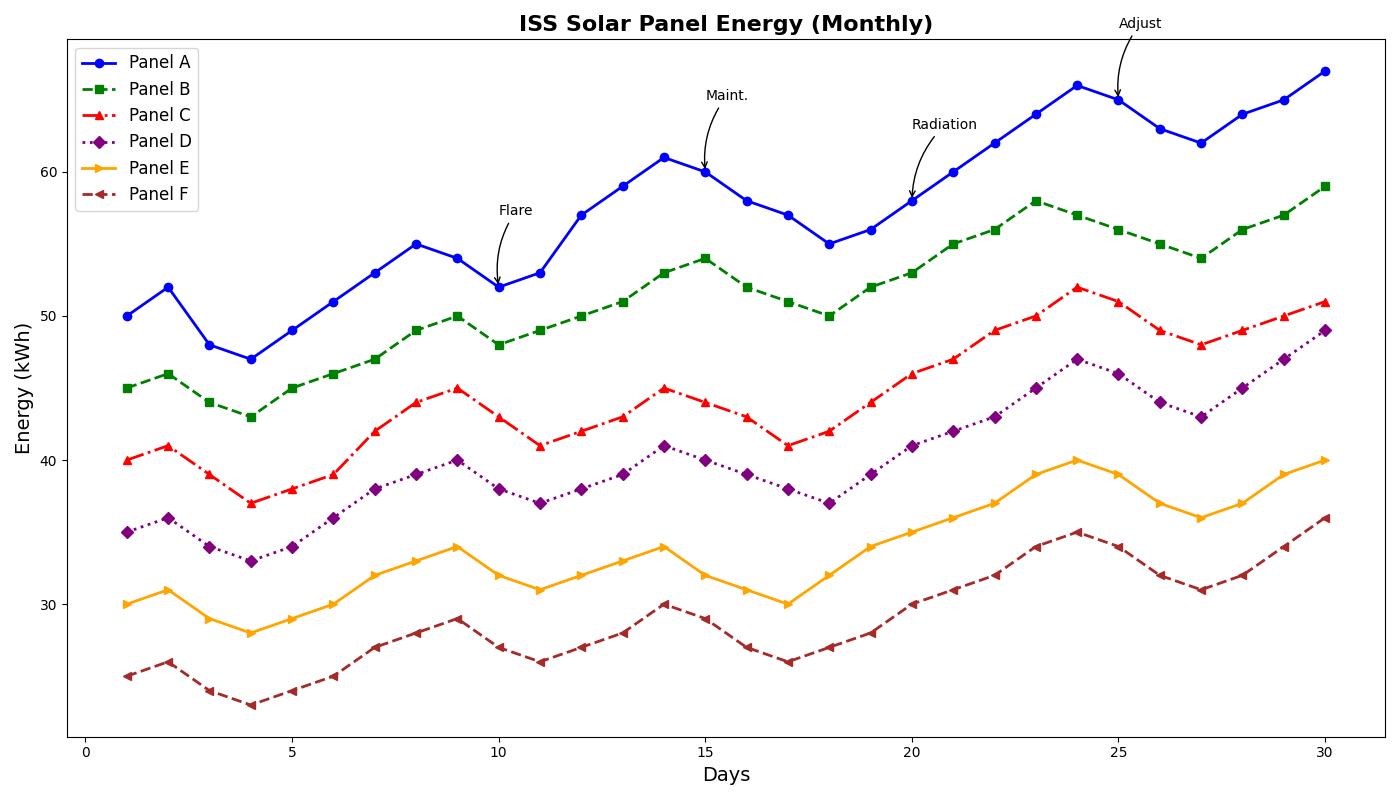

This chart was generated by the following Python code:
import matplotlib.pyplot as plt
import numpy as np

days = np.arange(1, 31)

panel_A = [50, 52, 48, 47, 49, 51, 53, 55, 54, 52, 53, 57, 59, 61, 60, 58, 57, 55, 56, 58, 60, 62, 64, 66, 65, 63, 62, 64, 65, 67]
panel_B = [45, 46, 44, 43, 45, 46, 47, 49, 50, 48, 49, 50, 51, 53, 54, 52, 51, 50, 52, 53, 55, 56, 58, 57, 56, 55, 54, 56, 57, 59]
panel_C = [40, 41, 39, 37, 38, 39, 42, 44, 45, 43, 41, 42, 43, 45, 44, 43, 41, 42, 44, 46, 47, 49, 50, 52, 51, 49, 48, 49, 50, 51]
panel_D = [35, 36, 34, 33, 34, 36, 38, 39, 40, 38, 37, 38, 39, 41, 40, 39, 38, 37, 39, 41, 42, 43, 45, 47, 46, 44, 43, 45, 47, 49]
panel_E = [30, 31, 29, 28, 29, 30, 32, 33, 34, 32, 31, 32, 33, 34, 32, 31, 30, 32, 34, 35, 36, 37, 39, 40, 39, 37, 36, 37, 39, 40]
panel_F = [25, 26, 24, 23, 24, 25, 27, 28, 29, 27, 26, 27, 28, 30, 29, 27, 26, 27, 28, 30, 31, 32, 34, 35, 34, 32, 31, 32, 34, 36]

fig, ax1 = plt.subplots(figsize=(14, 8))

ax1.plot(days, panel_A, color='blue', marker='o', linestyle='-', linewidth=2, label='Panel A')
ax1.plot(days, panel_B, color='green', marker='s', linestyle='--', linewidth=2, label='Panel B')
ax1.plot(days, panel_C, color='red', marker='^', linestyle='-.', linewidth=2, label='Panel C')
ax1.plot(days, panel_D, color='purple', marker='D', linestyle=':', linewidth=2, label='Panel D')
ax1.plot(days, panel_E, color='orange', marker='>', linestyle='-', linewidth=2, label='Panel E')
ax1.plot(days, panel_F, color='brown', marker='<', linestyle='--', linewidth=2, label='Panel F')

plt.title('ISS Solar Panel Energy (Monthly)', fontsize=16, fontweight='bold')
plt.xlabel('Days', fontsize=14)
plt.ylabel('Energy (kWh)', fontsize=14)
plt.legend(fontsize=12)

important_days = [10, 15, 20, 25]
annotations = [
    "Flare",
    "Maint.",
    "Radiation",
    "Adjust"
]

for day, annotation in zip(important_days, annotations):
    ax1.annotate(annotation, xy=(day, panel_A[day-1]), xytext=(day, panel_A[day-1] + 5),
                 arrowprops=dict(facecolor='black', arrowstyle="->", connectionstyle="arc3,rad=.2"),
                 fontsize=10)

plt.tight_layout()

plt.show()
